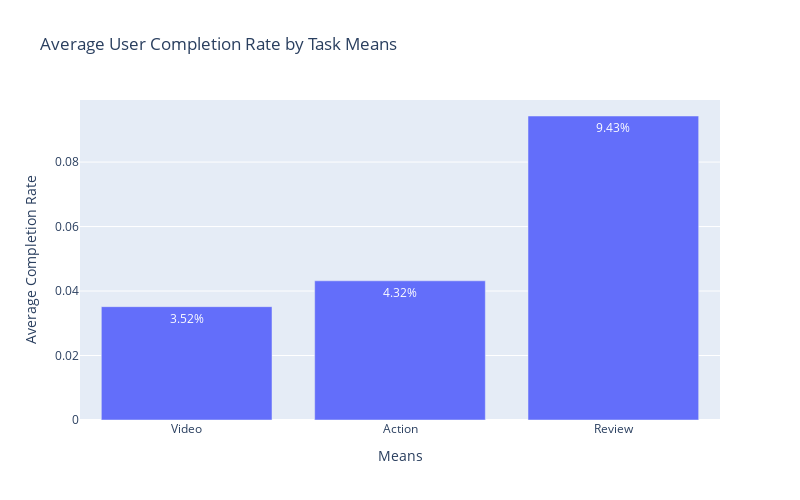

The notebook cell this image was saved under:
### Code cell
result['Percentage'] = (result['User Completion Rate'] * 100).round(2).astype(str) + '%'
result = result.iloc[2:]

fig = px.bar(result, x='Means', y='User Completion Rate', title='Average User Completion Rate by Task Means',
             labels={'User Completion Rate':'Average Completion Rate', 'Means':'Means'}, 
             text='Percentage')
fig.update_layout(width = 800, height = 500)
fig.show()

### Figure 1 — Plotly figure (JSON) as saved in the notebook; plotly's stock layout.template omitted (floating-point values rounded to 4 significant figures)
{"data": [{"alignmentgroup": "True", "hovertemplate": "Means=%{x}<br>Average Completion Rate=%{y}<br>Percentage=%{text}<extra></extra>", "legendgroup": "", "marker": {"color": "#636efa", "pattern": {"shape": ""}}, "name": "", "offsetgroup": "", "orientation": "v", "showlegend": false, "text": ["3.52%", "4.32%", "9.43%"], "textposition": "auto", "type": "bar", "x": ["Video", "Action", "Review"], "xaxis": "x", "y": [0.03515, 0.04317, 0.09428], "yaxis": "y"}], "layout": {"barmode": "relative", "height": 500, "legend": {"tracegroupgap": 0}, "title": {"text": "Average User Completion Rate by Task Means"}, "width": 800, "xaxis": {"anchor": "y", "domain": [0, 1], "title": {"text": "Means"}}, "yaxis": {"anchor": "x", "domain": [0, 1], "title": {"text": "Average Completion Rate"}}}}
